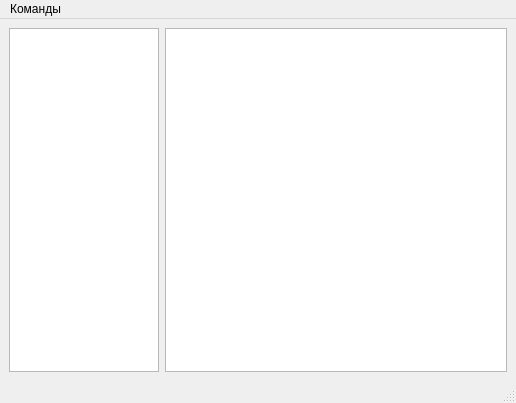
<?xml version="1.0" encoding="UTF-8"?>
<ui version="4.0">
 <class>MainWindow</class>
 <widget class="QMainWindow" name="MainWindow">
  <property name="geometry">
   <rect>
    <x>0</x>
    <y>0</y>
    <width>516</width>
    <height>403</height>
   </rect>
  </property>
  <property name="windowTitle">
   <string>СЕРВЕР</string>
  </property>
  <widget class="QWidget" name="centralwidget">
   <layout class="QVBoxLayout" name="verticalLayout">
    <item>
     <layout class="QHBoxLayout" name="horizontalLayout">
      <item>
       <widget class="QListWidget" name="usersList">
        <property name="maximumSize">
         <size>
          <width>150</width>
          <height>16777215</height>
         </size>
        </property>
       </widget>
      </item>
      <item>
       <widget class="QTextBrowser" name="logField">
        <property name="maximumSize">
         <size>
          <width>16777215</width>
          <height>16777215</height>
         </size>
        </property>
       </widget>
      </item>
     </layout>
    </item>
   </layout>
  </widget>
  <widget class="QMenuBar" name="menubar">
   <property name="geometry">
    <rect>
     <x>0</x>
     <y>0</y>
     <width>516</width>
     <height>21</height>
    </rect>
   </property>
   <widget class="QMenu" name="menu">
    <property name="title">
     <string>Команды</string>
    </property>
    <addaction name="action"/>
    <addaction name="separator"/>
    <addaction name="action_3"/>
   </widget>
   <addaction name="menu"/>
  </widget>
  <widget class="QStatusBar" name="statusbar"/>
  <action name="action">
   <property name="text">
    <string>Отключить выбранного пользователя</string>
   </property>
  </action>
  <action name="action_3">
   <property name="text">
    <string>Завершить работу сервера</string>
   </property>
  </action>
 </widget>
 <resources/>
 <connections/>
</ui>
